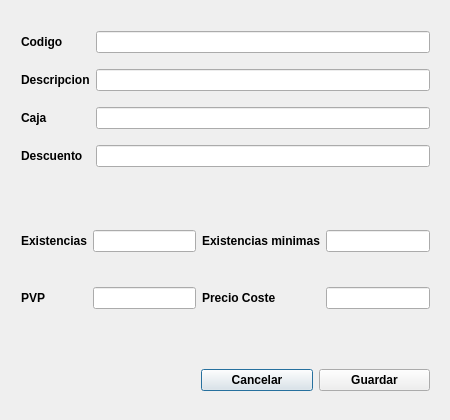
<ui version="4.0" >
 <class>AltaArticuloDialogClass</class>
 <widget class="QDialog" name="AltaArticuloDialogClass" >
  <property name="geometry" >
   <rect>
    <x>0</x>
    <y>0</y>
    <width>450</width>
    <height>420</height>
   </rect>
  </property>
  <property name="font" >
   <font>
    <weight>75</weight>
    <bold>true</bold>
   </font>
  </property>
  <property name="windowTitle" >
   <string>Alta Articulo</string>
  </property>
  <property name="windowIcon" >
   <iconset>images/NArticulo.PNG</iconset>
  </property>
  <widget class="QWidget" name="gridLayout" >
   <property name="geometry" >
    <rect>
     <x>10</x>
     <y>10</y>
     <width>431</width>
     <height>181</height>
    </rect>
   </property>
   <layout class="QGridLayout" >
    <item row="0" column="0" >
     <widget class="QLabel" name="label" >
      <property name="text" >
       <string>Codigo</string>
      </property>
     </widget>
    </item>
    <item row="0" column="1" >
     <widget class="QLineEdit" name="lineEdit" />
    </item>
    <item row="1" column="0" >
     <widget class="QLabel" name="label_2" >
      <property name="text" >
       <string>Descripcion</string>
      </property>
     </widget>
    </item>
    <item row="1" column="1" >
     <widget class="QLineEdit" name="lineEdit_2" />
    </item>
    <item row="2" column="0" >
     <widget class="QLabel" name="label_3" >
      <property name="text" >
       <string>Caja</string>
      </property>
     </widget>
    </item>
    <item row="2" column="1" >
     <widget class="QLineEdit" name="lineEdit_3" />
    </item>
    <item row="3" column="0" >
     <widget class="QLabel" name="label_8" >
      <property name="text" >
       <string>Descuento</string>
      </property>
     </widget>
    </item>
    <item row="3" column="1" >
     <widget class="QLineEdit" name="lineEdit_8" />
    </item>
   </layout>
  </widget>
  <widget class="QWidget" name="gridLayout_2" >
   <property name="geometry" >
    <rect>
     <x>10</x>
     <y>190</y>
     <width>431</width>
     <height>161</height>
    </rect>
   </property>
   <layout class="QGridLayout" >
    <item row="0" column="0" >
     <widget class="QLabel" name="label_4" >
      <property name="text" >
       <string>Existencias</string>
      </property>
     </widget>
    </item>
    <item row="0" column="1" >
     <widget class="QLineEdit" name="lineEdit_4" />
    </item>
    <item row="0" column="2" >
     <widget class="QLabel" name="label_5" >
      <property name="text" >
       <string>Existencias minimas</string>
      </property>
     </widget>
    </item>
    <item row="0" column="3" >
     <widget class="QLineEdit" name="lineEdit_5" />
    </item>
    <item row="1" column="0" >
     <widget class="QLabel" name="label_6" >
      <property name="text" >
       <string>PVP</string>
      </property>
     </widget>
    </item>
    <item row="1" column="1" >
     <widget class="QLineEdit" name="lineEdit_6" />
    </item>
    <item row="1" column="2" >
     <widget class="QLabel" name="label_7" >
      <property name="text" >
       <string>Precio Coste</string>
      </property>
     </widget>
    </item>
    <item row="1" column="3" >
     <widget class="QLineEdit" name="lineEdit_7" />
    </item>
   </layout>
  </widget>
   <widget class="QWidget" name="horizontalLayout" >
   <property name="geometry" >
    <rect>
     <x>190</x>
     <y>350</y>
     <width>251</width>
     <height>61</height>
    </rect>
   </property>
   <layout class="QHBoxLayout" >
    <item>
     <widget class="QPushButton" name="cancelarButton" >
      <property name="text" >
       <string>Cancelar</string>
      </property>
     </widget>
    </item>
    <item>
     <widget class="QPushButton" name="guardarButton" >
      <property name="text" >
       <string>Guardar</string>
      </property>
     </widget>
    </item>
   </layout>
  </widget>
 </widget>
 <layoutdefault spacing="6" margin="11" />
 <resources/>
 <connections>
  <connection>
   <sender>cancelarButton</sender>
   <signal>clicked()</signal>
   <receiver>AltaArticuloDialogClass</receiver>
   <slot>close()</slot>
   <hints>
    <hint type="sourcelabel" >
     <x>320</x>
     <y>329</y>
    </hint>
    <hint type="destinationlabel" >
     <x>246</x>
     <y>329</y>
    </hint>
   </hints>
  </connection>
 </connections>
</ui>
